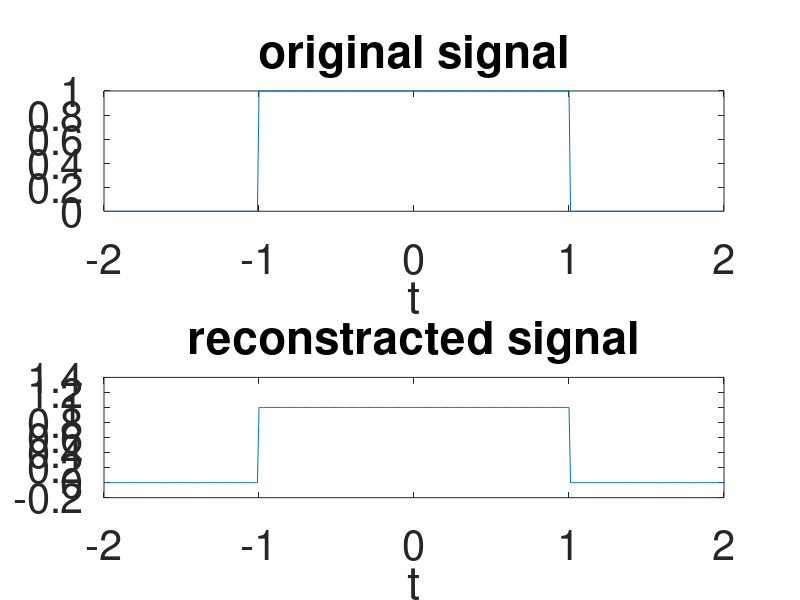
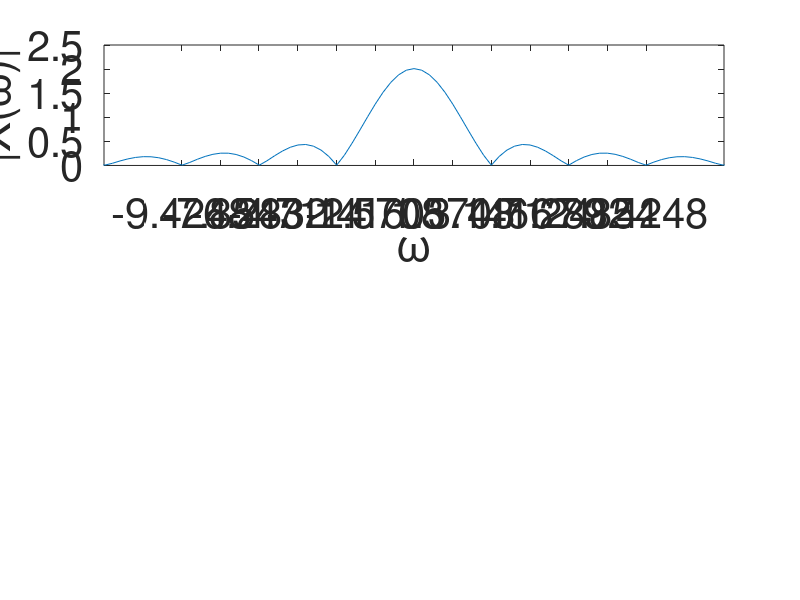

Recreate these plots in MATLAB, in order. (Note: this script raises an error after producing the figures.)
close all
clear all
clc
set(0,'DefaultAxesFontSize',30);  % set the font size of plot window 
%%
dT=0.01;
t_start=-2;
t_end=2;
tau=2;

t1=t_start:dT:-tau/2-dT;
t2=-tau/2:dT:tau/2;
t3=tau/2+dT:dT:t_end;

t = [t1 t2 t3]; % Time vector 
x = [zeros(size(t1)) ones(size(t2)) zeros(size(t3))];
figure (1)
subplot(211)
plot(t,x);
xlabel('t');
title('original signal')

%% numerial FT
w=linspace(-pi/dT,pi/dT,5*length(x));
dw=w(2)-w(1);

for ii=1:length(w)
    X(ii)=trapz(t,x.*exp(-j*w(ii)*t));
end


%% signal reconstruction FT
x_reconstracted=zeros(1,length(t));

for ii=1:length(w)
    x_reconstracted=x_reconstracted+X(ii)*exp(j*w(ii)*t)*dw/2/pi;
end

figure(1)
subplot(212)
plot(t,x_reconstracted)
xlabel('t');
title('reconstracted signal')

%%
figure (2)
subplot(311)
plot(w,abs(X));
xlabel('\omega')
ylabel('|X(\omega)|')

xlim([-8*pi/tau 8*pi/tau])
set(gca,'xtick',[-6*pi/tau -5*pi/tau -4*pi/tau -3*pi/tau -2*pi/tau ...
    -pi/tau 0 pi/tau 2*pi/tau 3*pi/tau 4*pi/tau 5*pi/tau 6*pi/tau],'xticklabels',...
    {'-6\pi/\tau','-5\pi/\tau','-4\pi/\tau','-3\pi/\tau','-2\pi/\tau',...
    '-\pi/\tau','0','\pi/\tau','2\pi/\tau','3\pi/\tau','4\pi/\tau','5\pi/\tau','6\pi/\tau'});


subplot(312)
stem(w,angle(X));
xlabel('\omega')
ylabel('\angle X(\omega)')
xlim([-8*pi/tau 8*pi/tau])
set(gca,'xtick',[-6*pi/tau -5*pi/tau -4*pi/tau -3*pi/tau -2*pi/tau ...
    -pi/tau 0 pi/tau 2*pi/tau 3*pi/tau 4*pi/tau 5*pi/tau 6*pi/tau],'xticklabels',...
    {'-6\pi/\tau','-5\pi/\tau','-4\pi/\tau','-3\pi/\tau','-2\pi/\tau',...
    '-\pi/\tau','0','\pi/\tau','2\pi/\tau','3\pi/\tau','4\pi/\tau','5\pi/\tau','6\pi/\tau'});

%% angle() vs phase()
subplot(313)
stem(w,phase(X));
xlabel('\omega')
ylabel('\angle X(\omega)')
xlim([-8*pi/tau 8*pi/tau])
set(gca,'xtick',[-6*pi/tau -5*pi/tau -4*pi/tau -3*pi/tau -2*pi/tau ...
    -pi/tau 0 pi/tau 2*pi/tau 3*pi/tau 4*pi/tau 5*pi/tau 6*pi/tau],'xticklabels',...
    {'-6\pi/\tau','-5\pi/\tau','-4\pi/\tau','-3\pi/\tau','-2\pi/\tau',...
    '-\pi/\tau','0','\pi/\tau','2\pi/\tau','3\pi/\tau','4\pi/\tau','5\pi/\tau','6\pi/\tau'});
